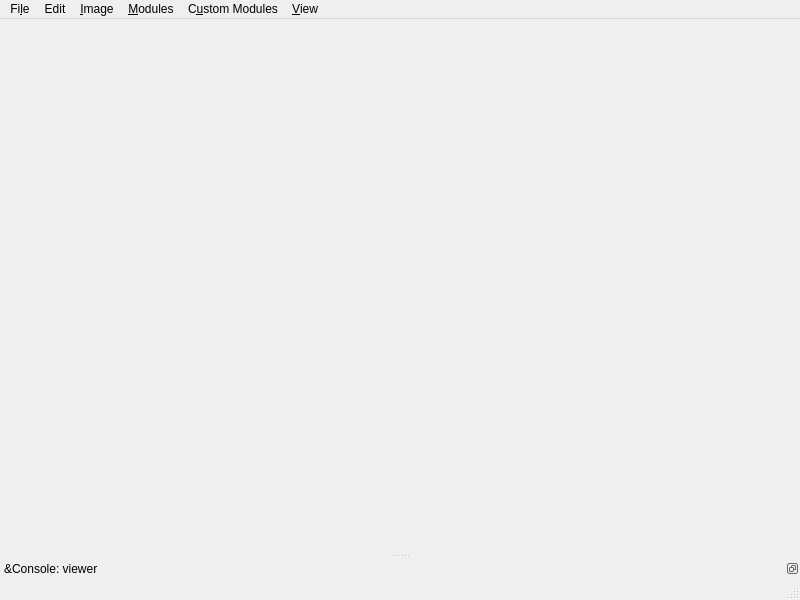
<?xml version="1.0" encoding="UTF-8"?>
<ui version="4.0">
 <class>MainWindow</class>
 <widget class="QMainWindow" name="MainWindow">
  <property name="geometry">
   <rect>
    <x>0</x>
    <y>0</y>
    <width>800</width>
    <height>600</height>
   </rect>
  </property>
  <property name="windowTitle">
   <string>MainWindow</string>
  </property>
  <widget class="QWidget" name="centralwidget"/>
  <widget class="QMenuBar" name="menubar">
   <property name="geometry">
    <rect>
     <x>0</x>
     <y>0</y>
     <width>800</width>
     <height>30</height>
    </rect>
   </property>
   <widget class="QMenu" name="menuFile">
    <property name="title">
     <string>Fi&amp;le</string>
    </property>
    <addaction name="actionAdd_to_project"/>
    <addaction name="separator"/>
    <addaction name="actionOpen_work_environment"/>
    <addaction name="actionSave_work_environment"/>
    <addaction name="separator"/>
    <addaction name="actionDump_Work_Environment"/>
   </widget>
   <widget class="QMenu" name="menuModules">
    <property name="title">
     <string>&amp;Modules</string>
    </property>
    <widget class="QMenu" name="menuLoad_images">
     <property name="title">
      <string>&amp;Load images</string>
     </property>
     <addaction name="actionMesfile"/>
     <addaction name="actionTiff_file"/>
    </widget>
    <widget class="QMenu" name="menuCaImAn_toolbox">
     <property name="title">
      <string>&amp;CaImAn toolbox</string>
     </property>
     <addaction name="actionMotion_Correction"/>
     <addaction name="actionCNMF"/>
     <addaction name="actionCNMF_E"/>
    </widget>
    <addaction name="menuLoad_images"/>
    <addaction name="menuCaImAn_toolbox"/>
    <addaction name="actionROI_Manager"/>
    <addaction name="actionStimulus_Mapping"/>
    <addaction name="actionManual_motion_correction"/>
    <addaction name="actionRun_script"/>
    <addaction name="separator"/>
    <addaction name="actionBatch_Manager"/>
    <addaction name="separator"/>
   </widget>
   <widget class="QMenu" name="menuEdit">
    <property name="title">
     <string>Edit</string>
    </property>
    <addaction name="actionMeta_data"/>
   </widget>
   <widget class="QMenu" name="menuCustom_Modules">
    <property name="title">
     <string>C&amp;ustom Modules</string>
    </property>
    <addaction name="actionReload_list"/>
    <addaction name="separator"/>
   </widget>
   <widget class="QMenu" name="menuImage">
    <property name="title">
     <string>&amp;Image</string>
    </property>
    <widget class="QMenu" name="menuProjections">
     <property name="title">
      <string>Projections</string>
     </property>
     <addaction name="actionMean"/>
     <addaction name="actionMax"/>
     <addaction name="actionStandard_Deviation"/>
    </widget>
    <addaction name="actionReset_Scale"/>
    <addaction name="actionResize"/>
    <addaction name="actionCrop"/>
    <addaction name="separator"/>
    <addaction name="actionMeasure"/>
    <addaction name="separator"/>
    <addaction name="actionChange_dtype"/>
    <addaction name="separator"/>
    <addaction name="menuProjections"/>
   </widget>
   <widget class="QMenu" name="menuView">
    <property name="title">
     <string>&amp;View</string>
    </property>
    <addaction name="actionWork_Environment_Info"/>
    <addaction name="separator"/>
    <addaction name="actionConsole"/>
   </widget>
   <addaction name="menuFile"/>
   <addaction name="menuEdit"/>
   <addaction name="menuImage"/>
   <addaction name="menuModules"/>
   <addaction name="menuCustom_Modules"/>
   <addaction name="menuView"/>
  </widget>
  <widget class="QStatusBar" name="statusbar"/>
  <widget class="QDockWidget" name="dockConsole">
   <property name="features">
    <set>QDockWidget::DockWidgetFloatable|QDockWidget::DockWidgetMovable</set>
   </property>
   <property name="windowTitle">
    <string>&amp;Console: viewer</string>
   </property>
   <attribute name="dockWidgetArea">
    <number>8</number>
   </attribute>
   <widget class="QWidget" name="dockWidgetContents"/>
  </widget>
  <action name="actionOpen_work_environment">
   <property name="text">
    <string>&amp;Open work environment</string>
   </property>
  </action>
  <action name="actionSave_work_environment">
   <property name="text">
    <string>&amp;Save work environment</string>
   </property>
  </action>
  <action name="actionMesfile">
   <property name="checkable">
    <bool>false</bool>
   </property>
   <property name="text">
    <string>&amp;Mesfile</string>
   </property>
  </action>
  <action name="actionTiff_file">
   <property name="checkable">
    <bool>false</bool>
   </property>
   <property name="text">
    <string>&amp;Tiff file</string>
   </property>
  </action>
  <action name="actionMotion_Correction">
   <property name="checkable">
    <bool>false</bool>
   </property>
   <property name="text">
    <string>&amp;Motion Correction</string>
   </property>
  </action>
  <action name="actionCNMF">
   <property name="checkable">
    <bool>false</bool>
   </property>
   <property name="text">
    <string>&amp;CNMF</string>
   </property>
  </action>
  <action name="actionROI_Manager">
   <property name="checkable">
    <bool>false</bool>
   </property>
   <property name="text">
    <string>&amp;ROI Manager</string>
   </property>
  </action>
  <action name="actionManual_motion_correction">
   <property name="checkable">
    <bool>false</bool>
   </property>
   <property name="text">
    <string>&amp;Manual motion correction</string>
   </property>
  </action>
  <action name="actionRun_script">
   <property name="text">
    <string>R&amp;un script</string>
   </property>
  </action>
  <action name="actionReload_list">
   <property name="text">
    <string>&amp;Reload list</string>
   </property>
  </action>
  <action name="actionCNMF_E">
   <property name="text">
    <string>CNMF-&amp;E</string>
   </property>
  </action>
  <action name="actionBatch_Manager">
   <property name="text">
    <string>&amp;Batch Manager</string>
   </property>
  </action>
  <action name="actionDump_Work_Environment">
   <property name="text">
    <string>&amp;Dump Work Environment</string>
   </property>
  </action>
  <action name="actionAdd_to_project">
   <property name="text">
    <string>&amp;Add to project</string>
   </property>
  </action>
  <action name="actionResize">
   <property name="text">
    <string>R&amp;esize</string>
   </property>
  </action>
  <action name="actionCrop">
   <property name="text">
    <string>&amp;Crop</string>
   </property>
  </action>
  <action name="actionView_info">
   <property name="text">
    <string>View info</string>
   </property>
  </action>
  <action name="actionChange_dtype">
   <property name="text">
    <string>Change &amp;dtype</string>
   </property>
  </action>
  <action name="actionReset_Scale">
   <property name="text">
    <string>&amp;Reset Scale</string>
   </property>
  </action>
  <action name="actionMeta_data">
   <property name="text">
    <string>&amp;Meta data</string>
   </property>
  </action>
  <action name="actionMeasure">
   <property name="text">
    <string>&amp;Measure</string>
   </property>
  </action>
  <action name="actionStimulus_Mapping">
   <property name="text">
    <string>&amp;Stimulus Mapping</string>
   </property>
  </action>
  <action name="actionConsole">
   <property name="checkable">
    <bool>true</bool>
   </property>
   <property name="text">
    <string>&amp;Console</string>
   </property>
  </action>
  <action name="actionWork_Environment_Info">
   <property name="text">
    <string>&amp;Work Environment Editor</string>
   </property>
  </action>
  <action name="actionMean">
   <property name="text">
    <string>Mean</string>
   </property>
  </action>
  <action name="actionMax">
   <property name="text">
    <string>Max</string>
   </property>
  </action>
  <action name="actionStandard_Deviation">
   <property name="text">
    <string>Standard Deviation</string>
   </property>
  </action>
 </widget>
 <resources/>
 <connections>
  <connection>
   <sender>actionConsole</sender>
   <signal>toggled(bool)</signal>
   <receiver>dockConsole</receiver>
   <slot>setVisible(bool)</slot>
   <hints>
    <hint type="sourcelabel">
     <x>-1</x>
     <y>-1</y>
    </hint>
    <hint type="destinationlabel">
     <x>399</x>
     <y>560</y>
    </hint>
   </hints>
  </connection>
 </connections>
</ui>
